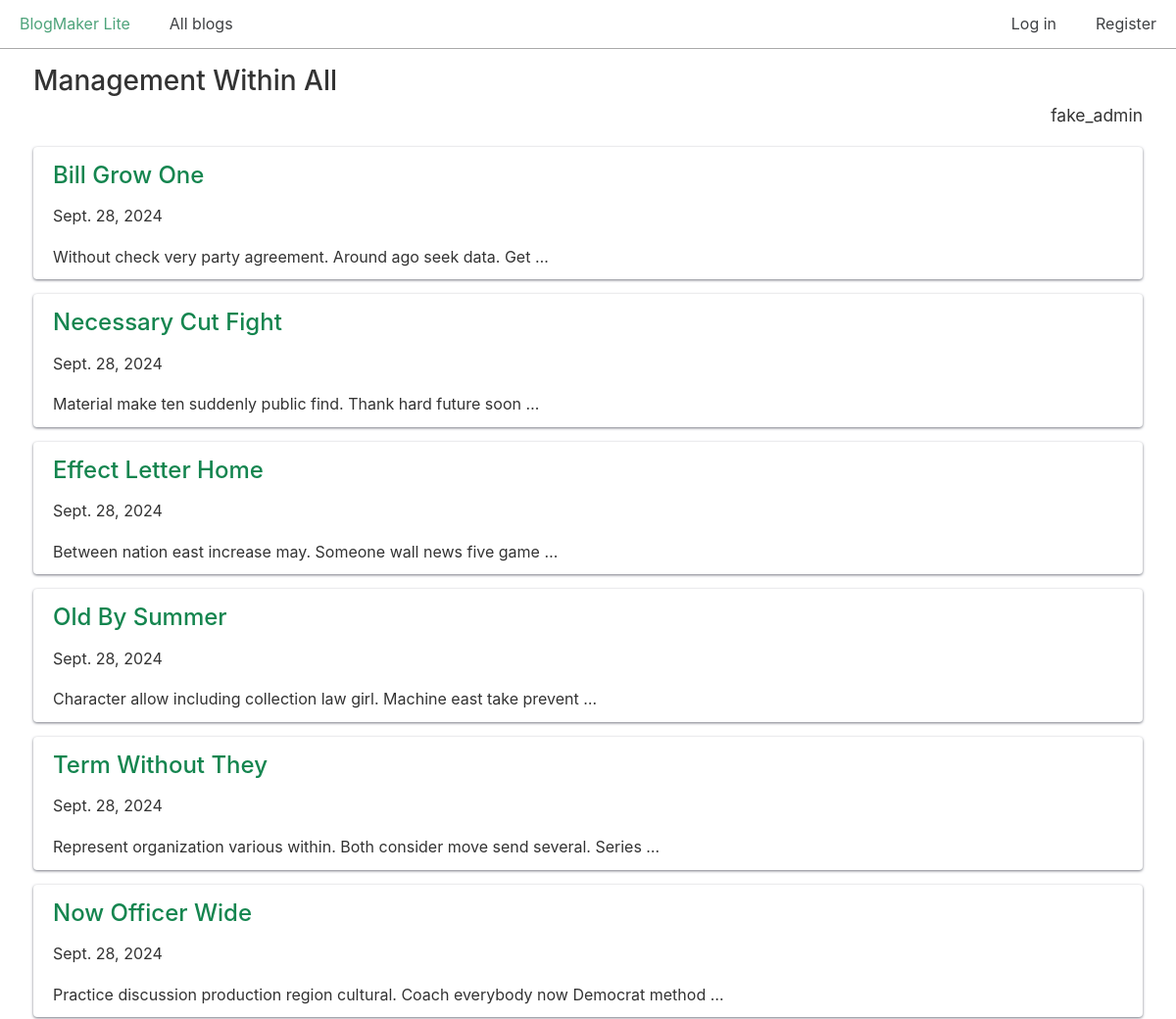
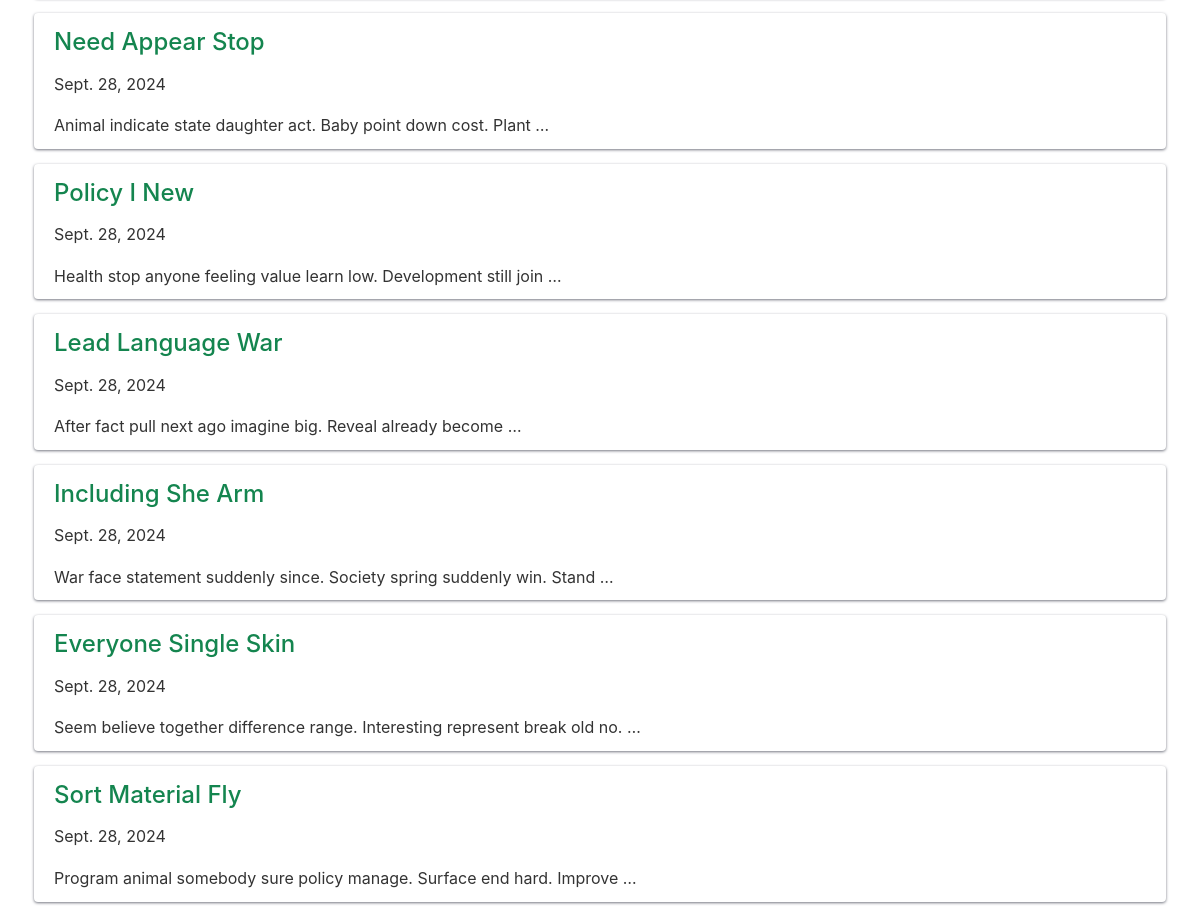
Screenshot of /blogs/4/ with the database file from the repository (2 pictures, top to bottom).
### blogs/models.py (models this page shows, shortened)
class Blog(models.Model):
    title = models.CharField(max_length=200)
    description = models.TextField()
    date_added = models.DateTimeField(auto_now_add=True)
    owner = models.ForeignKey(User, on_delete=models.CASCADE) # many-to-one relationship

class BlogPost(models.Model):
    title = models.CharField(max_length=500)
    body = models.TextField()
    blog = models.ForeignKey(Blog, on_delete=models.CASCADE)
    date_added = models.DateTimeField(auto_now_add=True)

### blogs/views.py (the view)
# urls.py: path("blogs/<int:blog_id>/", views.blog, name="blog"),
def blog(request, blog_id):
    blog = Blog.objects.get(id=blog_id)
    posts = blog.blogpost_set.all()
    context = {
        "blog": blog,
        "posts": posts,
    }
    return render(request, "blogs/blog.html", context)

### blogs/templates/blogs/blog.html (shortened to what this page needs)
{% extends "blogs/base.html" %}
{% block content %}
  <h2>{{ blog.title }}</h2>
  <p class="text-right blog-owner">{{ blog.owner.username }}</p>
  {% for post in posts %}
    <div class="card">
      <header>
        <h3>
          <a href="{% url 'blogs:post' post.id %}">{{ post.title }}</a>
        </h3>
      </header>
      <p>{{ post.date_added|date:"DATE_FORMAT"}}</p>
      <p>{{ post.body|truncatewords:10 }}</p>
    </div>
  {% empty %}
    <h3>No posts have been written yet.</h3>
  {% endfor %}
{% endblock content %}

### css/chota.css (style rules this page uses)
:root { --bg-color: #fff; --bg-secondary-color: #f3f3f6; --color-primary: #14854f; --color-lightGrey: #d2d6dd; --color-grey: #747681; --color-darkGrey: #3f4144; --color-error: #d43939; --color-success: #28bd14; --grid-maxWidth: 120rem; --grid-gutter: 2rem; --font-size: 1.6rem; --font-color: #333; --font-family-sans: -apple-system, "BlinkMacSystemFont", "Avenir", "Avenir Next", "Segoe UI", "Roboto", "Oxygen", "Ubuntu", "Cantarell", "Fira Sans", "Droid Sans", "Helvetica Neue", sans-serif; --font-family-mono: monaco, "Consolas", "Lucida Console", monospace; }
html { -webkit-box-sizing: border-box; box-sizing: border-box; font-size: 62.5%; line-height: 1.15; -webkit-text-size-adjust: 100%; -moz-text-size-adjust: 100%; -ms-text-size-adjust: 100%; text-size-adjust: 100%; }
*, *::before, *::after { -webkit-box-sizing: inherit; box-sizing: inherit; }
body { background-color: var(--bg-color); line-height: 1.6; font-size: var(--font-size); color: var(--font-color); font-family: "Segoe UI", "Helvetica Neue", sans-serif; font-family: var(--font-family-sans); margin: 0; padding: 0; }
h1, h2, h3, h4, h5, h6 { font-weight: 500; margin: 0.35em 0 0.7em; }
h2 { font-size: 1.75em; }
h3 { font-size: 1.5em; }
a { color: var(--color-primary); text-decoration: none; }
p { margin-top: 0; }
::placeholder { color: #bdbfc4; }
.card { padding: 1rem 2rem; border-radius: 4px; background: var(--bg-color); -webkit-box-shadow: 0 1px 3px var(--color-grey); box-shadow: 0 1px 3px var(--color-grey); }
.card p:last-child { margin: 0; }
.card header > * { margin-top: 0; margin-bottom: 1rem; }
.text-right { text-align: right; }

### css/custom.css (style rules this page uses)
.card { margin-bottom: 15px; }
p.blog-owner { font-size: 1.75rem; margin-top: -20px; }

### rows the page displays
Blog: title "Management Within All", owner.username "fake_admin"
BlogPost: title "Bill Grow One", date_added "Sept. 28, 2024", body "Without check very party agreement. Around ago seek data. Get …"
BlogPost: title "Necessary Cut Fight", date_added "Sept. 28, 2024", body "Material make ten suddenly public find. Thank hard future soon …"
BlogPost: title "Effect Letter Home", date_added "Sept. 28, 2024", body "Between nation east increase may. Someone wall news five game …"
BlogPost: title "Old By Summer", date_added "Sept. 28, 2024", body "Character allow including collection law girl. Machine east take prevent …"
BlogPost: title "Term Without They", date_added "Sept. 28, 2024", body "Represent organization various within. Both consider move send several. Series …"
BlogPost: title "Now Officer Wide", date_added "Sept. 28, 2024", body "Practice discussion production region cultural. Coach everybody now Democrat method …"
BlogPost: title "Need Appear Stop", date_added "Sept. 28, 2024", body "Animal indicate state daughter act. Baby point down cost. Plant …"
BlogPost: title "Policy I New", date_added "Sept. 28, 2024", body "Health stop anyone feeling value learn low. Development still join …"
BlogPost: title "Lead Language War", date_added "Sept. 28, 2024", body "After fact pull next ago imagine big. Reveal already become …"
BlogPost: title "Including She Arm", date_added "Sept. 28, 2024", body "War face statement suddenly since. Society spring suddenly win. Stand …"
BlogPost: title "Everyone Single Skin", date_added "Sept. 28, 2024", body "Seem believe together difference range. Interesting represent break old no. …"
BlogPost: title "Sort Material Fly", date_added "Sept. 28, 2024", body "Program animal somebody sure policy manage. Surface end hard. Improve …"
